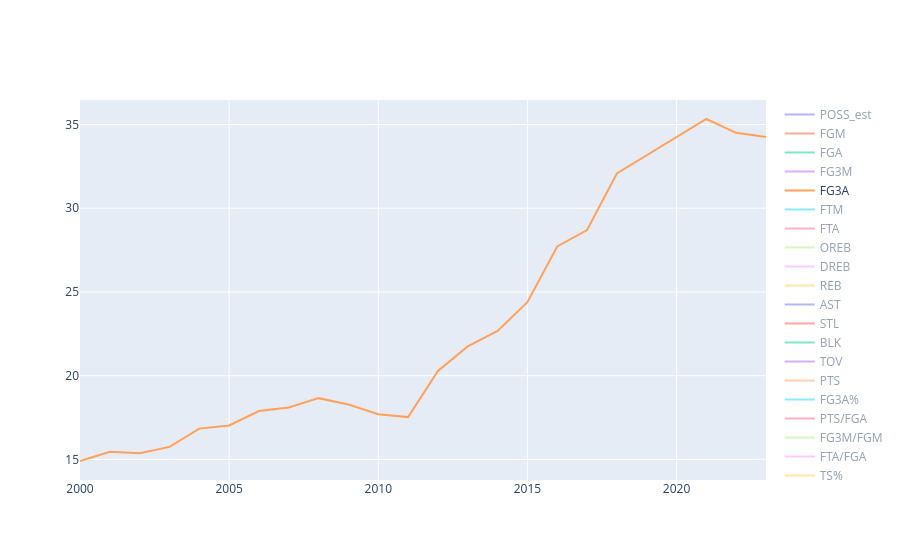

Source (notebook cell):
### Code cell
change_per_48_df = change_df.copy()
for col in change_per_48_df.columns[2:17]:
    change_per_48_df[col] = (change_per_48_df[col]/change_per_48_df['MIN'])*48*5

change_per_48_df.drop(columns='MIN', inplace=True)

fig = go.Figure()
for col in change_per_48_df.columns[1:]:
    fig.add_trace(go.Scatter(x=change_per_48_df['season_start_year'],
                             y=change_per_48_df[col], name=col))

fig.show()
